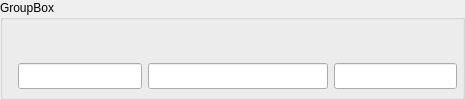
           <widget class="QGroupBox" name="groupBox_2">
            <property name="minimumSize">
             <size>
              <width>465</width>
              <height>100</height>
             </size>
            </property>
            <property name="maximumSize">
             <size>
              <width>16777215</width>
              <height>100</height>
             </size>
            </property>
            <property name="title">
             <string>GroupBox</string>
            </property>
            <property name="alignment">
             <set>Qt::AlignLeading|Qt::AlignLeft|Qt::AlignTop</set>
            </property>
            <layout class="QVBoxLayout" name="verticalLayout_5">
             <property name="spacing">
              <number>0</number>
             </property>
             <property name="leftMargin">
              <number>15</number>
             </property>
             <property name="topMargin">
              <number>10</number>
             </property>
             <property name="rightMargin">
              <number>0</number>
             </property>
             <property name="bottomMargin">
              <number>18</number>
             </property>
             <item>
              <widget class="QWidget" name="horizontalWidget_15" native="true">
               <property name="minimumSize">
                <size>
                 <width>0</width>
                 <height>60</height>
                </size>
               </property>
               <property name="maximumSize">
                <size>
                 <width>16777215</width>
                 <height>60</height>
                </size>
               </property>
               <layout class="QHBoxLayout" name="horizontalLayout_39">
                <property name="leftMargin">
                 <number>0</number>
                </property>
                <property name="rightMargin">
                 <number>5</number>
                </property>
                <item>
                 <layout class="QVBoxLayout" name="verticalLayout_34">
                  <item>
                   <layout class="QHBoxLayout" name="horizontalLayout_40">
                    <property name="spacing">
                     <number>0</number>
                    </property>
                    <property name="leftMargin">
                     <number>8</number>
                    </property>
                    <item>
                     <widget class="QLabel" name="bufAddrLabel">
                      <property name="minimumSize">
                       <size>
                        <width>0</width>
                        <height>18</height>
                       </size>
                      </property>
                      <property name="maximumSize">
                       <size>
                        <width>16777215</width>
                        <height>18</height>
                       </size>
                      </property>
                      <property name="text">
                       <string/>
                      </property>
                     </widget>
                    </item>
                   </layout>
                  </item>
                  <item>
                   <widget class="QLineEdit" name="bufAddrEdit">
                    <property name="minimumSize">
                     <size>
                      <width>117</width>
                      <height>26</height>
                     </size>
                    </property>
                    <property name="maximumSize">
                     <size>
                      <width>16777215</width>
                      <height>26</height>
                     </size>
                    </property>
                    <property name="readOnly">
                     <bool>true</bool>
                    </property>
                   </widget>
                  </item>
                 </layout>
                </item>
                <item>
                 <layout class="QVBoxLayout" name="verticalLayout_35">
                  <item>
                   <layout class="QHBoxLayout" name="horizontalLayout_41">
                    <property name="spacing">
                     <number>0</number>
                    </property>
                    <property name="leftMargin">
                     <number>8</number>
                    </property>
                    <item>
                     <widget class="QLabel" name="fileAddrLabel">
                      <property name="minimumSize">
                       <size>
                        <width>0</width>
                        <height>18</height>
                       </size>
                      </property>
                      <property name="maximumSize">
                       <size>
                        <width>16777215</width>
                        <height>18</height>
                       </size>
                      </property>
                      <property name="text">
                       <string/>
                      </property>
                     </widget>
                    </item>
                   </layout>
                  </item>
                  <item>
                   <widget class="QLineEdit" name="fileAddrEdit">
                    <property name="minimumSize">
                     <size>
                      <width>180</width>
                      <height>26</height>
                     </size>
                    </property>
                    <property name="maximumSize">
                     <size>
                      <width>16777215</width>
                      <height>26</height>
                     </size>
                    </property>
                    <property name="readOnly">
                     <bool>true</bool>
                    </property>
                   </widget>
                  </item>
                 </layout>
                </item>
                <item>
                 <layout class="QVBoxLayout" name="verticalLayout_36">
                  <item>
                   <layout class="QHBoxLayout" name="horizontalLayout_42">
                    <property name="spacing">
                     <number>0</number>
                    </property>
                    <property name="leftMargin">
                     <number>8</number>
                    </property>
                    <item>
                     <widget class="QLabel" name="dataLenLabel">
                      <property name="minimumSize">
                       <size>
                        <width>0</width>
                        <height>18</height>
                       </size>
                      </property>
                      <property name="maximumSize">
                       <size>
                        <width>16777215</width>
                        <height>18</height>
                       </size>
                      </property>
                      <property name="text">
                       <string/>
                      </property>
                     </widget>
                    </item>
                   </layout>
                  </item>
                  <item>
                   <widget class="QLineEdit" name="dataLenEdit">
                    <property name="minimumSize">
                     <size>
                      <width>114</width>
                      <height>26</height>
                     </size>
                    </property>
                    <property name="maximumSize">
                     <size>
                      <width>16777215</width>
                      <height>26</height>
                     </size>
                    </property>
                    <property name="readOnly">
                     <bool>true</bool>
                    </property>
                   </widget>
                  </item>
                 </layout>
                </item>
               </layout>
              </widget>
             </item>
            </layout>
           </widget>
